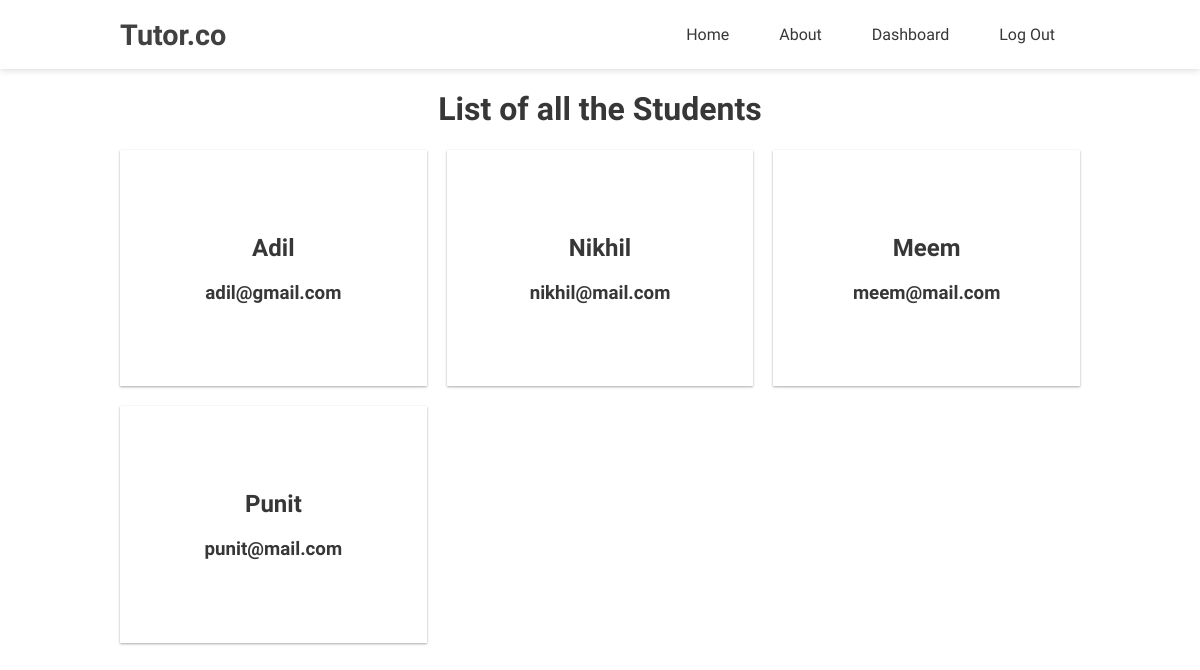
The page /view-students.php (signed in) on the database its author committed.
### tables this page shows
CREATE TABLE `users` (
  `id` int(100) NOT NULL,
  `username` varchar(100) NOT NULL,
  `email` varchar(100) NOT NULL,
  `password` varchar(200) NOT NULL,
  `user_role` int(10) NOT NULL
);

### view-students.php (the view, shortened to what this page needs)
<?php
    if (!isset($_SESSION['username'])):
        header('Location:login.php');
    else :
        include("config/db.php");
        include("include/header.php");
?>
    <div class="container">
        <h1 style="text-align: center;">List of all the Students</h1>
        <div class="cards" id="data">
            <?php
                $sql = "SELECT * FROM users WHERE user_role = 0";
                $result = mysqli_query($conn, $sql) or die('Error');
                if (mysqli_num_rows($result) > 0) {
                    while ($row = mysqli_fetch_assoc($result)) {
                        $username = $row['username'];
                        $email = $row['email'];
            ?>
                        <div class="card">
                            <h2><?php echo $username ?></h2>
                            <h3><?php echo $email ?></h3>
                        </div>
            <?php
                    }
                }
                else {
                    $error = 'No Students found';
                }
            ?>
        </div>
    </div>
<?php
    include("include/footer.php");
    endif
?>

### include/header.php (shortened to what this page needs)
<!DOCTYPE html>
<html lang="en">
<head>
    <link rel="stylesheet" href="./css/main.css">
</head>
<body>
    <header>
        <div class="container">
            <div class="nav-items">
                <a href="index.php" class="brand">Tutor.co</a href="index.php">
                <ul>
                    <li><a href='index.php'>Home</a></li>
                    <li><a href='about.php'>About</a></li>
                    <?php
                        if (isset($_SESSION['username'])):
                    ?>
                        <li><a href='dashboard.php'>Dashboard</a></li>
                        <li><a href='logout.php'>Log Out</a></li>
                    <?php else: ?>
                        <li><a href='register.php'>Sign In</a></li>
                        <li><a href='login.php'>Log In</a></li>
                    <?php endif ?>
                </ul>
            </div>
        </div>
    </header>

### include/footer.php (shortened to what this page needs)
</body>
</html>

### css/main.css (style rules this page uses)
html, body { margin: 0; padding: 0; color: #373738; background: #fff; font-family: 'Varela Round', sans-serif; scroll-behavior: smooth; }
a { text-decoration: none; }
.container { width: 80%; margin: 0 auto; }
header { display: block; background: #fff; box-shadow: 0 2px 6px 0 rgba(0,0,0,0.12); position: relative; left: 0; right: 0; top: 0; width: 100%; z-index: 100; }
.nav-items { display: flex; margin: auto; flex-direction: row; align-items: center; justify-content: flex-start; }
.nav-items .brand { color: #404140; font-size: 1.8em; font-weight: 700; }
.nav-items ul { list-style-type: none; display: flex; margin: 0 0 0 auto; flex-direction: row; }
.nav-items ul li a { display: inline-block; text-decoration: none; margin: 0; padding: 25px; color: #373738; font-size: 1em; white-space: nowrap; }
.cards { display: grid; grid-gap: 20px; grid-template-columns: repeat(auto-fit, minmax(250px, 1fr)); align-content: center; justify-content: center; }
.card { text-align: center; padding: 4em; background-color: #fff; box-shadow: 0 1px 3px rgba(0,0,0,0.12), 0 1px 2px rgba(0,0,0,0.24); transition: all .3s ease-in-out; -webkit-transition: all .3s ease-in-out; -moz-transition: all .3s ease-in-out; -ms-transition: all .3s ease-in-out; -o-transition: all .3s ease-in-out; }
#data { animation: dataIn 1s ease-in-out forwards; -webkit-animation: dataIn 1s ease-in-out forwards; opacity: 0; }

### rows shown on the page
users: username "Adil", email "adil@gmail.com"
users: username "Nikhil", email "nikhil@mail.com"
users: username "Meem", email "meem@mail.com"
users: username "Punit", email "punit@mail.com"
